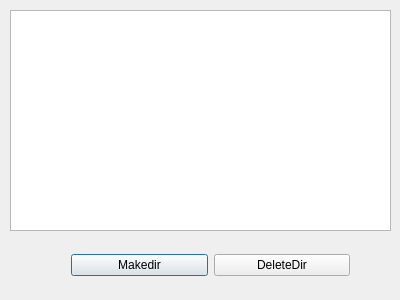
<?xml version="1.0" encoding="UTF-8"?>
<ui version="4.0">
 <class>Dialog</class>
 <widget class="QDialog" name="Dialog">
  <property name="geometry">
   <rect>
    <x>0</x>
    <y>0</y>
    <width>400</width>
    <height>300</height>
   </rect>
  </property>
  <property name="windowTitle">
   <string>Dialog</string>
  </property>
  <widget class="QTreeView" name="treeView">
   <property name="geometry">
    <rect>
     <x>10</x>
     <y>10</y>
     <width>381</width>
     <height>221</height>
    </rect>
   </property>
  </widget>
  <widget class="QWidget" name="">
   <property name="geometry">
    <rect>
     <x>60</x>
     <y>240</y>
     <width>301</width>
     <height>51</height>
    </rect>
   </property>
   <layout class="QHBoxLayout" name="horizontalLayout">
    <item>
     <widget class="QPushButton" name="pushButton">
      <property name="text">
       <string>Makedir</string>
      </property>
     </widget>
    </item>
    <item>
     <widget class="QPushButton" name="pushButton_2">
      <property name="text">
       <string>DeleteDir</string>
      </property>
     </widget>
    </item>
   </layout>
  </widget>
 </widget>
 <layoutdefault spacing="6" margin="11"/>
 <resources/>
 <connections/>
</ui>
